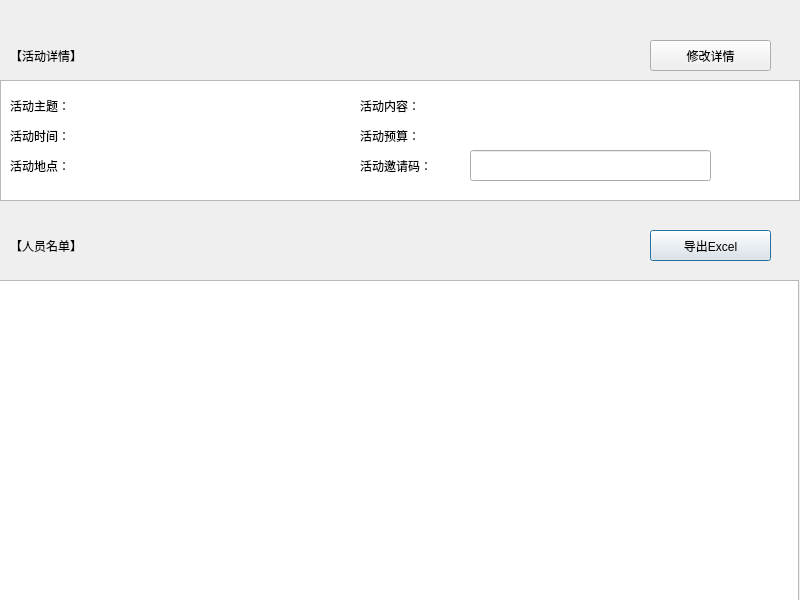
<?xml version="1.0" encoding="UTF-8"?>
<ui version="4.0">
 <class>ActivityDetail</class>
 <widget class="QDialog" name="ActivityDetail">
  <property name="geometry">
   <rect>
    <x>0</x>
    <y>0</y>
    <width>800</width>
    <height>600</height>
   </rect>
  </property>
  <property name="windowTitle">
   <string>Dialog</string>
  </property>
  <widget class="QTextBrowser" name="textBrowser">
   <property name="geometry">
    <rect>
     <x>0</x>
     <y>80</y>
     <width>800</width>
     <height>121</height>
    </rect>
   </property>
   <property name="styleSheet">
    <string notr="true">font: 14pt &quot;微软雅黑&quot;;</string>
   </property>
  </widget>
  <widget class="QLabel" name="label_2">
   <property name="geometry">
    <rect>
     <x>10</x>
     <y>90</y>
     <width>91</width>
     <height>31</height>
    </rect>
   </property>
   <property name="styleSheet">
    <string notr="true">font: 14pt &quot;微软雅黑&quot;;</string>
   </property>
   <property name="text">
    <string>活动主题：</string>
   </property>
  </widget>
  <widget class="QTableView" name="tableView">
   <property name="geometry">
    <rect>
     <x>-1</x>
     <y>280</y>
     <width>800</width>
     <height>321</height>
    </rect>
   </property>
  </widget>
  <widget class="QLabel" name="label">
   <property name="geometry">
    <rect>
     <x>10</x>
     <y>30</y>
     <width>800</width>
     <height>51</height>
    </rect>
   </property>
   <property name="styleSheet">
    <string notr="true">font: 75 12pt &quot;Aharoni&quot;;
font: 18pt &quot;微软雅黑&quot;;</string>
   </property>
   <property name="text">
    <string>【活动详情】</string>
   </property>
  </widget>
  <widget class="QLabel" name="label_7">
   <property name="geometry">
    <rect>
     <x>10</x>
     <y>120</y>
     <width>91</width>
     <height>31</height>
    </rect>
   </property>
   <property name="styleSheet">
    <string notr="true">font: 14pt &quot;微软雅黑&quot;;</string>
   </property>
   <property name="text">
    <string>活动时间：</string>
   </property>
  </widget>
  <widget class="QLabel" name="label_8">
   <property name="geometry">
    <rect>
     <x>10</x>
     <y>150</y>
     <width>91</width>
     <height>31</height>
    </rect>
   </property>
   <property name="maximumSize">
    <size>
     <width>300</width>
     <height>16777215</height>
    </size>
   </property>
   <property name="toolTipDuration">
    <number>-1</number>
   </property>
   <property name="styleSheet">
    <string notr="true">font: 14pt &quot;微软雅黑&quot;;</string>
   </property>
   <property name="text">
    <string>活动地点：</string>
   </property>
  </widget>
  <widget class="QLabel" name="label_3">
   <property name="geometry">
    <rect>
     <x>360</x>
     <y>90</y>
     <width>91</width>
     <height>31</height>
    </rect>
   </property>
   <property name="styleSheet">
    <string notr="true">font: 14pt &quot;微软雅黑&quot;;</string>
   </property>
   <property name="text">
    <string>活动内容：</string>
   </property>
  </widget>
  <widget class="QLabel" name="label_4">
   <property name="geometry">
    <rect>
     <x>360</x>
     <y>120</y>
     <width>91</width>
     <height>31</height>
    </rect>
   </property>
   <property name="styleSheet">
    <string notr="true">font: 14pt &quot;微软雅黑&quot;;</string>
   </property>
   <property name="text">
    <string>活动预算：</string>
   </property>
  </widget>
  <widget class="QLabel" name="label_5">
   <property name="geometry">
    <rect>
     <x>10</x>
     <y>220</y>
     <width>800</width>
     <height>51</height>
    </rect>
   </property>
   <property name="styleSheet">
    <string notr="true">font: 75 12pt &quot;Aharoni&quot;;
font: 18pt &quot;微软雅黑&quot;;</string>
   </property>
   <property name="text">
    <string>【人员名单】</string>
   </property>
  </widget>
  <widget class="QLabel" name="label_6">
   <property name="geometry">
    <rect>
     <x>360</x>
     <y>150</y>
     <width>111</width>
     <height>31</height>
    </rect>
   </property>
   <property name="styleSheet">
    <string notr="true">font: 14pt &quot;微软雅黑&quot;;</string>
   </property>
   <property name="text">
    <string>活动邀请码：</string>
   </property>
  </widget>
  <widget class="QLabel" name="title">
   <property name="geometry">
    <rect>
     <x>110</x>
     <y>90</y>
     <width>221</width>
     <height>31</height>
    </rect>
   </property>
   <property name="styleSheet">
    <string notr="true">font: 14pt &quot;微软雅黑&quot;;</string>
   </property>
   <property name="text">
    <string/>
   </property>
  </widget>
  <widget class="QLabel" name="address">
   <property name="geometry">
    <rect>
     <x>110</x>
     <y>150</y>
     <width>221</width>
     <height>31</height>
    </rect>
   </property>
   <property name="styleSheet">
    <string notr="true">font: 14pt &quot;微软雅黑&quot;;</string>
   </property>
   <property name="text">
    <string/>
   </property>
  </widget>
  <widget class="QLabel" name="date">
   <property name="geometry">
    <rect>
     <x>110</x>
     <y>120</y>
     <width>221</width>
     <height>31</height>
    </rect>
   </property>
   <property name="styleSheet">
    <string notr="true">font: 14pt &quot;微软雅黑&quot;;</string>
   </property>
   <property name="text">
    <string/>
   </property>
  </widget>
  <widget class="QLabel" name="budget">
   <property name="geometry">
    <rect>
     <x>470</x>
     <y>120</y>
     <width>291</width>
     <height>31</height>
    </rect>
   </property>
   <property name="styleSheet">
    <string notr="true">font: 14pt &quot;微软雅黑&quot;;</string>
   </property>
   <property name="text">
    <string/>
   </property>
  </widget>
  <widget class="QLabel" name="detail">
   <property name="geometry">
    <rect>
     <x>470</x>
     <y>90</y>
     <width>281</width>
     <height>31</height>
    </rect>
   </property>
   <property name="styleSheet">
    <string notr="true">font: 14pt &quot;微软雅黑&quot;;</string>
   </property>
   <property name="text">
    <string/>
   </property>
  </widget>
  <widget class="QLineEdit" name="code">
   <property name="geometry">
    <rect>
     <x>470</x>
     <y>150</y>
     <width>241</width>
     <height>31</height>
    </rect>
   </property>
   <property name="styleSheet">
    <string notr="true">font: 75 14pt &quot;微软雅黑&quot;;</string>
   </property>
  </widget>
  <widget class="QWidget" name="widget_title" native="true">
   <property name="geometry">
    <rect>
     <x>0</x>
     <y>0</y>
     <width>800</width>
     <height>28</height>
    </rect>
   </property>
   <property name="sizePolicy">
    <sizepolicy hsizetype="Preferred" vsizetype="Fixed">
     <horstretch>0</horstretch>
     <verstretch>0</verstretch>
    </sizepolicy>
   </property>
   <property name="minimumSize">
    <size>
     <width>100</width>
     <height>28</height>
    </size>
   </property>
   <layout class="QHBoxLayout" name="horizontalLayout_5">
    <property name="spacing">
     <number>0</number>
    </property>
    <property name="leftMargin">
     <number>0</number>
    </property>
    <property name="topMargin">
     <number>0</number>
    </property>
    <property name="rightMargin">
     <number>0</number>
    </property>
    <property name="bottomMargin">
     <number>0</number>
    </property>
    <item>
     <widget class="QWidget" name="widget_menu" native="true">
      <property name="sizePolicy">
       <sizepolicy hsizetype="Minimum" vsizetype="Preferred">
        <horstretch>0</horstretch>
        <verstretch>0</verstretch>
       </sizepolicy>
      </property>
      <layout class="QHBoxLayout" name="horizontalLayout_6">
       <property name="spacing">
        <number>0</number>
       </property>
       <property name="leftMargin">
        <number>0</number>
       </property>
       <property name="topMargin">
        <number>0</number>
       </property>
       <property name="rightMargin">
        <number>0</number>
       </property>
       <property name="bottomMargin">
        <number>0</number>
       </property>
       <item>
        <widget class="QLabel" name="lab_Title">
         <property name="sizePolicy">
          <sizepolicy hsizetype="Expanding" vsizetype="Preferred">
           <horstretch>0</horstretch>
           <verstretch>0</verstretch>
          </sizepolicy>
         </property>
         <property name="styleSheet">
          <string notr="true">font: 75 14pt &quot;Aharoni&quot;;
font: 75 9pt &quot;微软雅黑&quot;;</string>
         </property>
         <property name="text">
          <string/>
         </property>
         <property name="alignment">
          <set>Qt::AlignLeading|Qt::AlignLeft|Qt::AlignVCenter</set>
         </property>
        </widget>
       </item>
       <item>
        <widget class="QPushButton" name="btnMenu_Min">
         <property name="sizePolicy">
          <sizepolicy hsizetype="Minimum" vsizetype="Expanding">
           <horstretch>0</horstretch>
           <verstretch>0</verstretch>
          </sizepolicy>
         </property>
         <property name="minimumSize">
          <size>
           <width>40</width>
           <height>0</height>
          </size>
         </property>
         <property name="cursor">
          <cursorShape>ArrowCursor</cursorShape>
         </property>
         <property name="focusPolicy">
          <enum>Qt::NoFocus</enum>
         </property>
         <property name="toolTip">
          <string>最小化</string>
         </property>
         <property name="text">
          <string/>
         </property>
         <property name="flat">
          <bool>true</bool>
         </property>
        </widget>
       </item>
       <item>
        <widget class="QPushButton" name="btnMenu_Close">
         <property name="sizePolicy">
          <sizepolicy hsizetype="Minimum" vsizetype="Expanding">
           <horstretch>0</horstretch>
           <verstretch>0</verstretch>
          </sizepolicy>
         </property>
         <property name="minimumSize">
          <size>
           <width>40</width>
           <height>0</height>
          </size>
         </property>
         <property name="cursor">
          <cursorShape>ArrowCursor</cursorShape>
         </property>
         <property name="focusPolicy">
          <enum>Qt::NoFocus</enum>
         </property>
         <property name="toolTip">
          <string>关闭</string>
         </property>
         <property name="text">
          <string/>
         </property>
         <property name="flat">
          <bool>true</bool>
         </property>
        </widget>
       </item>
      </layout>
     </widget>
    </item>
   </layout>
  </widget>
  <widget class="QPushButton" name="export_excel">
   <property name="geometry">
    <rect>
     <x>650</x>
     <y>230</y>
     <width>121</width>
     <height>31</height>
    </rect>
   </property>
   <property name="styleSheet">
    <string notr="true">font: 14pt &quot;微软雅黑&quot;;</string>
   </property>
   <property name="text">
    <string>导出Excel</string>
   </property>
  </widget>
  <widget class="QPushButton" name="edit">
   <property name="geometry">
    <rect>
     <x>650</x>
     <y>40</y>
     <width>121</width>
     <height>31</height>
    </rect>
   </property>
   <property name="styleSheet">
    <string notr="true">font: 14pt &quot;微软雅黑&quot;;</string>
   </property>
   <property name="text">
    <string>修改详情</string>
   </property>
  </widget>
 </widget>
 <resources/>
 <connections/>
</ui>
